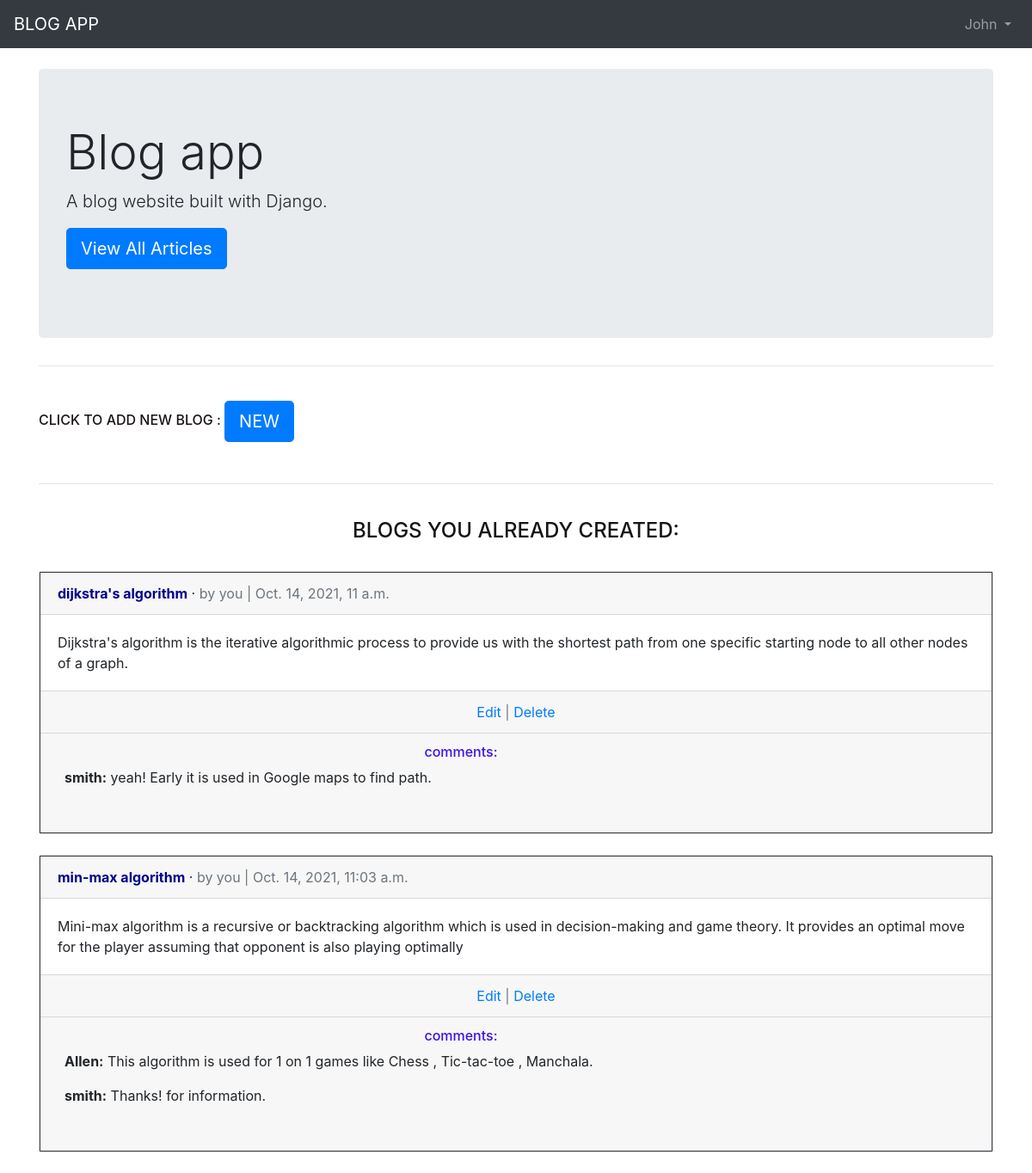
The page / (signed in) on the database its author committed.
### users/models.py (models this page shows)
class CustomUser(AbstractUser):
    age = models.PositiveIntegerField(null=True, blank=True)

### articles/models.py (models this page shows, shortened)
class Article(models.Model):
    title = models.CharField(max_length=255)
    body = models.TextField()
    date = models.DateTimeField(auto_now_add=True)
    author=models.ForeignKey(
        get_user_model(),
        on_delete=models.CASCADE,
    )

class Comment(models.Model):
    article = models.ForeignKey(Article,on_delete=models.CASCADE,related_name='comment',)
    comment = models.CharField(max_length=140)
    author = models.ForeignKey(get_user_model(),on_delete=models.CASCADE,
    )
    def __str__(self):
        return self.comment

### pages/views.py (the view)
# urls.py: path('', HomePageView, name='home'),
def HomePageView(request):
     if request.user.is_authenticated:
          current_user= request.user
          return render(request,'users/home.html',{'iter':Article.objects.filter(author=current_user)})
     else:
          return render(request,'users/home.html')

### users/templates/users/home.html (shortened to what this page needs)
{% extends 'users/base.html' %}
{% block content %}
<div class="jumbotron">
<h1 class="display-4">Blog app</h1>
<p class="lead">A blog website built with Django.</p>
<p class="lead">
<a class="btn btn-primary btn-lg" href="{% url 'article_list' %}"
role="button">View All Articles</a>
</p>
</div>
<hr>
<br>
    {% if user.is_authenticated %}
    <h6 style="color:rgb(26, 20, 19);">CLICK TO ADD NEW BLOG :
    <a class="btn btn-primary btn-lg" href="{% url 'article_new' %}"
role="button">NEW</a></h6>
<br>
<hr>
<br>
{% if iter%}
<h4 style="color: rgb(20, 21, 22);text-align: center;">BLOGS YOU ALREADY CREATED:</h4>
<br>
{%endif%}
{% for article in iter %}
<div class="card">
    <span class="border border-dark">
<div class="card-header">
<span class="font-weight-bold" style="color:darkblue;">{{ article.title }}</span> &middot;
<span class="text-muted">by you |
{{ article.date }}</span>
</div>
<div class="card-body">
{{ article.body }}
</div>
    <div class="card-footer text-center text-muted">
        <a href="{% url 'article_edit' article.pk %}">Edit</a> |
        <a href="{% url 'article_delete' article.pk %}">Delete</a>
        </div>
        <div class="card-footer">
         {%if article.comment.all%}
            <h6 style="color: rgb(62, 16, 230); text-decoration:aliceblue;padding-left: 40%;">comments:</h6>
            {% for comment in article.comment.all %}
            <p>
            &ensp;<span class="font-weight-bold">{{ comment.author }}:</span>
            {{ comment }}
            </p>
            {% endfor %}
            <br>
        {% endif %}
            </div>
        </span>
</div>
<br/>
{% endfor %}
    {% endif %}
{% endblock content %}

### users/templates/users/base.html (shortened to what this page needs)
<!doctype html>
<html lang="en">
<head>
  <link rel="stylesheet" href="https://stackpath.bootstrapcdn.com/bootstrap/4.3.1/css/bootstrap.min.css">
</head>
<body>
<nav class="navbar navbar-expand-md navbar-dark bg-dark mb-4">
<a class="navbar-brand" href="{% url 'home' %}">BLOG APP</a>
<div class="collapse navbar-collapse" id="navbarCollapse">
{% if user.is_authenticated %}
<ul class="navbar-nav ml-auto">
<li class="nav-item">
<a class="nav-link dropdown-toggle" href="#" id="userMenu"
data-toggle="dropdown" aria-haspopup="true"
aria-expanded="false">
{{ user.username }}
</a>
</li>
</ul>
{% endif %}
</div>
</nav>
<div class="container">
{% block content %}
{% endblock content %}
</div>
</body>
</html>

### rows shown on the page
CustomUser: username "John"
Article: title "dijkstra's algorithm", date "Oct. 14, 2021, 11 a.m.", body "Dijkstra's algorithm is the iterative algorithmic process to provide us with the shortest path from one specific starting node to all other nodes of a graph."
Comment: author "smith", comment "yeah! Early it is used in Google maps to find path."
Article: title "min-max algorithm", date "Oct. 14, 2021, 11:03 a.m.", body "Mini-max algorithm is a recursive or backtracking algorithm which is used in decision-making and game theory. It provides an optimal move for the player assuming that opponent is also playing optimally"
Comment: author "Allen", comment "This algorithm is used for 1 on 1 games like Chess , Tic-tac-toe , Manchala."
Comment: author "smith", comment "Thanks! for information."
